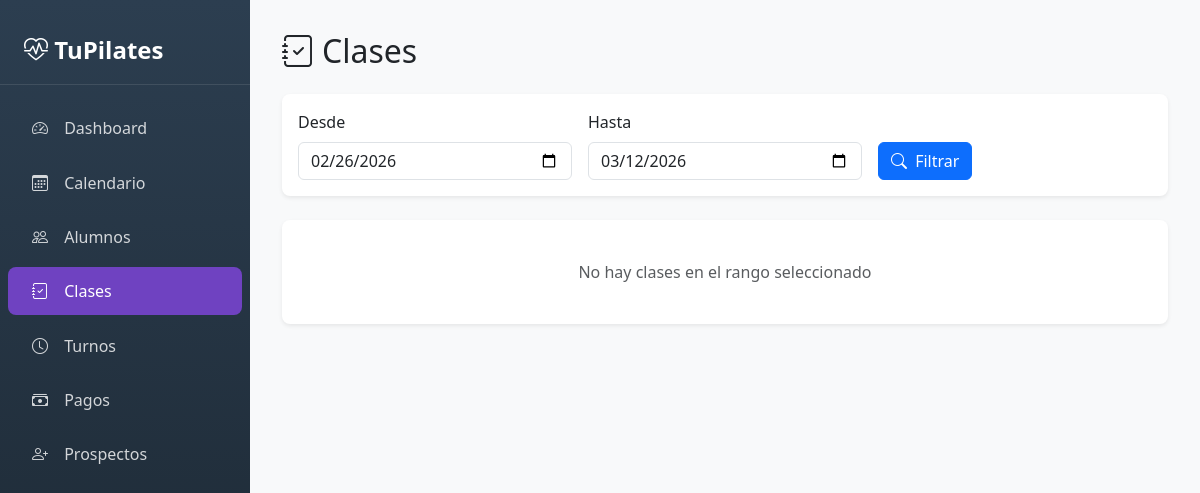
Page /panel/clases/ on the earlier database version.
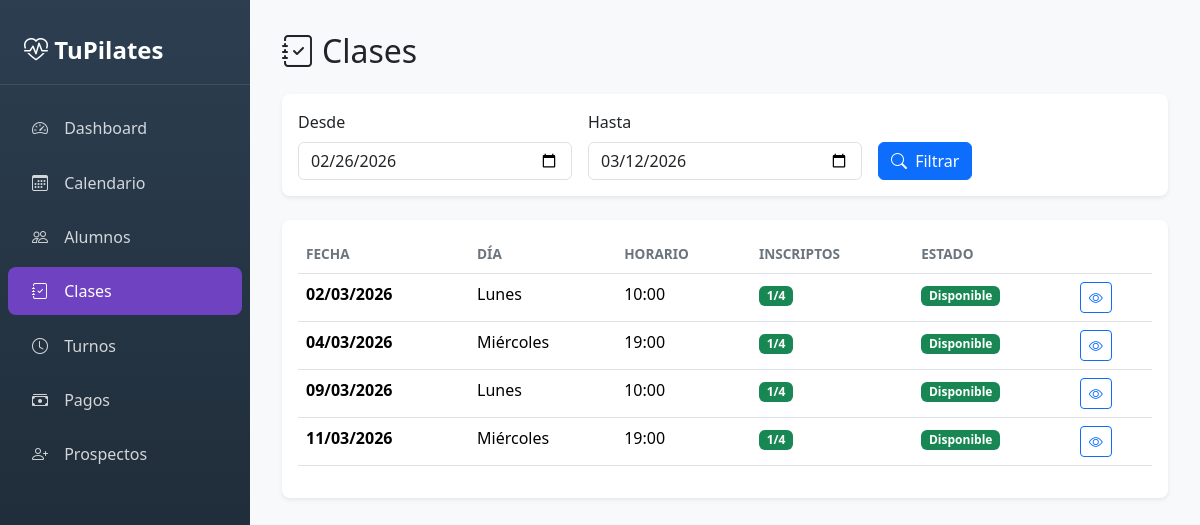
Same page on the later database version.
### Pilapp/models.py (models this page shows, shortened)
class Clase(models.Model):
    id_clase = models.AutoField(primary_key=True)
    id_instructor = models.ForeignKey(Instructor, on_delete=models.CASCADE)
    id_turno = models.ForeignKey(Turno, on_delete=models.CASCADE)
    fecha = models.DateField()

class Turno(models.Model):
    DIAS_CHOICES = [
        ('Lunes', 'Lunes'),
        ('Martes', 'Martes'),
        ('Miércoles', 'Miércoles'),
        ('Jueves', 'Jueves'),
        ('Viernes', 'Viernes'),
        ('Sábado', 'Sábado'),
    ]
    id_turno = models.AutoField(primary_key=True)
    horario = models.TimeField()
    dia = models.CharField(max_length=10, choices=DIAS_CHOICES)

### Pilapp/views_panel.py (the view)
def panel_clases(request):
    fecha_desde = request.GET.get('desde')
    fecha_hasta = request.GET.get('hasta')
    hoy = timezone.localdate()
    if not fecha_desde:
        fecha_desde = hoy  # ← Cambiar a HOY
    else:
        fecha_desde = datetime.strptime(fecha_desde, '%Y-%m-%d').date()
    if not fecha_hasta:
        fecha_hasta = hoy + timedelta(days=14)  # ← Mostrar 2 semanas futuras
    else:
        fecha_hasta = datetime.strptime(fecha_hasta, '%Y-%m-%d').date()
    clases = Clase.objects.filter(
        fecha__gte=fecha_desde,
        fecha__lte=fecha_hasta
    ).select_related('id_turno').annotate(
        total_regulares=Count('alumnoclase'),
        total_ocasionales=Count('alumnoclaseocasional')
    ).order_by('fecha', 'id_turno__horario')
    for c in clases:
        c.total = c.total_regulares + c.total_ocasionales
    return render(request, "admin_panel/clases/lista.html", {
        "clases": clases,
        "fecha_desde": fecha_desde,
        "fecha_hasta": fecha_hasta,
    })

### Pilapp/templates/admin_panel/clases/lista.html (shortened to what this page needs)
{% extends 'admin_panel/base.html' %}
{% block content %}
<div class="d-flex justify-content-between align-items-center mb-4">
    <h2 class="mb-0"><i class="bi bi-journal-check me-2"></i>Clases</h2>
</div>
<div class="card mb-4">
    <div class="card-body">
        <form method="get" class="row g-3">
            <div class="col-md-4">
                <label class="form-label">Desde</label>
                <input type="date" name="desde" class="form-control" value="{{ fecha_desde|date:'Y-m-d' }}">
            </div>
            <div class="col-md-4">
                <label class="form-label">Hasta</label>
                <input type="date" name="hasta" class="form-control" value="{{ fecha_hasta|date:'Y-m-d' }}">
            </div>
            <div class="col-md-4 d-flex align-items-end">
                <button type="submit" class="btn btn-primary">
                    <i class="bi bi-search me-1"></i> Filtrar
                </button>
            </div>
        </form>
    </div>
</div>
<div class="card">
    <div class="card-body">
        {% if clases %}
        <div class="table-responsive">
            <table class="table table-hover">
                <thead>
                    <tr>
                        <th>Fecha</th>
                        <th>Día</th>
                        <th>Horario</th>
                        <th>Inscriptos</th>
                        <th>Estado</th>
                        <th></th>
                    </tr>
                </thead>
                <tbody>
                    {% for clase in clases %}
                    <tr>
                        <td><strong>{{ clase.fecha|date:"d/m/Y" }}</strong></td>
                        <td>{{ clase.id_turno.dia }}</td>
                        <td>{{ clase.id_turno.horario|time:"H:i" }}</td>
                        <td>
                            <span class="badge
                                {% if clase.total >= 4 %}
                                    bg-danger
                                {% elif clase.total >= 2 %}
                                    bg-warning
                                {% else %}
                                    bg-success
                                {% endif %}
                            ">
                                {{ clase.total }}/4
                            </span>
                        </td>
                        <td>
                            {% if clase.total >= 4 %}
                                <span class="badge bg-danger badge-estado">Lleno</span>
                            {% elif clase.total == 0 %}
                                <span class="badge bg-secondary badge-estado">Vacío</span>
                            {% else %}
                                <span class="badge bg-success badge-estado">Disponible</span>
                            {% endif %}
                        </td>
                        <td>
                            <a href="{% url 'panel_clase_detalle' clase.id_clase %}"
                            class="btn btn-sm btn-outline-primary">
                                <i class="bi bi-eye"></i>
                            </a>
                        </td>
                    </tr>
                    {% endfor %}
                </tbody>
            </table>
        </div>
        {% else %}
        <p class="text-muted text-center py-4 mb-0">
            No hay clases en el rango seleccionado
        </p>
        {% endif %}
    </div>
</div>
{% endblock %}

Differences in the rows shown:
added Clase: fecha "02/03/2026", id_turno.dia "Lunes", id_turno.horario "10:00", total "1", shows "Disponible"
added Clase: fecha "04/03/2026", id_turno.dia "Miércoles", id_turno.horario "19:00", total "1", shows "Disponible"
added Clase: fecha "09/03/2026", id_turno.dia "Lunes", id_turno.horario "10:00", total "1", shows "Disponible"
added Clase: fecha "11/03/2026", id_turno.dia "Miércoles", id_turno.horario "19:00", total "1", shows "Disponible"
Other differences:
text no longer shown: "No hay clases en el rango seleccionado"
text now shown: "FECHA DÍA HORARIO INSCRIPTOS ESTADO"
